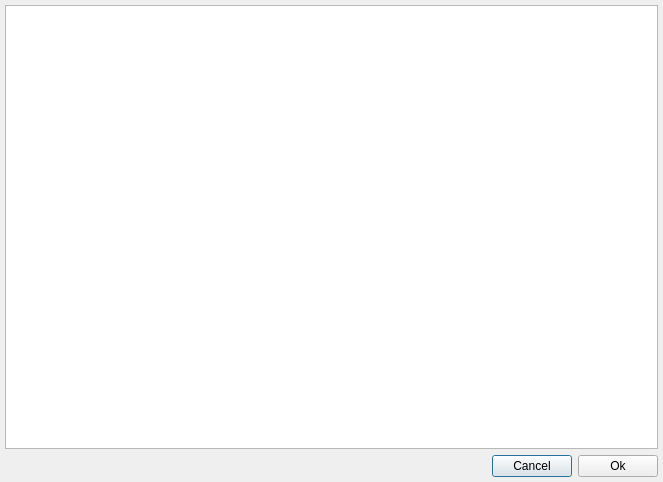
<?xml version="1.0" encoding="UTF-8"?>
<ui version="4.0">
 <class>DespoitEditPicklistDialog</class>
 <widget class="QDialog" name="DespoitEditPicklistDialog">
  <property name="geometry">
   <rect>
    <x>0</x>
    <y>0</y>
    <width>663</width>
    <height>482</height>
   </rect>
  </property>
  <property name="windowTitle">
   <string>Dialog</string>
  </property>
  <layout class="QVBoxLayout" name="verticalLayout">
   <property name="leftMargin">
    <number>5</number>
   </property>
   <property name="topMargin">
    <number>5</number>
   </property>
   <property name="rightMargin">
    <number>5</number>
   </property>
   <property name="bottomMargin">
    <number>5</number>
   </property>
   <item>
    <widget class="QTableView" name="tableFunds"/>
   </item>
   <item>
    <layout class="QHBoxLayout" name="horizontalLayout">
     <item>
      <spacer name="horizontalSpacer">
       <property name="orientation">
        <enum>Qt::Horizontal</enum>
       </property>
       <property name="sizeHint" stdset="0">
        <size>
         <width>40</width>
         <height>20</height>
        </size>
       </property>
      </spacer>
     </item>
     <item>
      <widget class="QPushButton" name="btnCancel">
       <property name="text">
        <string>Cancel</string>
       </property>
      </widget>
     </item>
     <item>
      <widget class="QPushButton" name="btnOk">
       <property name="text">
        <string>Ok</string>
       </property>
      </widget>
     </item>
    </layout>
   </item>
  </layout>
 </widget>
 <resources/>
 <connections/>
</ui>
